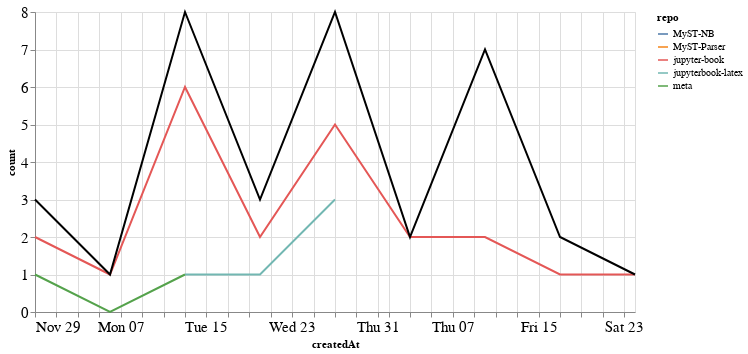

The cell this chart's notebook holds for it:
### Markdown cell above
### Comments

### Code cell
comments_time = comments.groupby('repo').resample('W', on='createdAt').count()['author'].reset_index()
comments_time = comments_time.rename(columns={'author': 'count'})
comments_time_total = comments_time.groupby('createdAt').agg({"count": "sum"}).reset_index()
ch1 = alt.Chart(comments_time, width=600).mark_line().encode(
    x='createdAt',
    y='count',
    color='repo',
    tooltip="repo"
)

ch2 = alt.Chart(comments_time_total, width=600).mark_line(color="black").encode(
    x='createdAt',
    y='count',
)

ch1 + ch2

### Figure 1 — Vega-Lite specification as saved in the notebook (floating-point values rounded to 4 significant figures)
{"config": {"axisLeft": {"labelFontSize": 15}, "axisBottom": {"labelFontSize": 15}}, "layer": [{"data": {"name": "data-4bf4f4ecea87356ed7ca6ddb1a961bb8"}, "mark": "line", "encoding": {"color": {"type": "nominal", "field": "repo"}, "tooltip": {"type": "nominal", "field": "repo"}, "x": {"type": "temporal", "field": "createdAt"}, "y": {"type": "quantitative", "field": "count"}}, "width": 600}, {"data": {"name": "data-a0dabc71799071b0c07d004d20f440ec"}, "mark": {"type": "line", "color": "black"}, "encoding": {"x": {"type": "temporal", "field": "createdAt"}, "y": {"type": "quantitative", "field": "count"}}, "width": 600}], "$schema": "https://vega.github.io/schema/vega-lite/v4.8.1.json", "datasets": {"data-4bf4f4ecea87356ed7ca6ddb1a961bb8": [{"repo": "MyST-NB", "createdAt": "2021-01-10T00:00:00", "count": 5}, {"repo": "MyST-Parser", "createdAt": "2021-01-17T00:00:00", "count": 1}, {"repo": "jupyter-book", "createdAt": "2020-11-29T00:00:00", "count": 2}, {"repo": "jupyter-book", "createdAt": "2020-12-06T00:00:00", "count": 1}, {"repo": "jupyter-book", "createdAt": "2020-12-13T00:00:00", "count": 6}, {"repo": "jupyter-book", "createdAt": "2020-12-20T00:00:00", "count": 2}, {"repo": "jupyter-book", "createdAt": "2020-12-27T00:00:00", "count": 5}, {"repo": "jupyter-book", "createdAt": "2021-01-03T00:00:00", "count": 2}, {"repo": "jupyter-book", "createdAt": "2021-01-10T00:00:00", "count": 2}, {"repo": "jupyter-book", "createdAt": "2021-01-17T00:00:00", "count": 1}, {"repo": "jupyter-book", "createdAt": "2021-01-24T00:00:00", "count": 1}, {"repo": "jupyterbook-latex", "createdAt": "2020-12-13T00:00:00", "count": 1}, {"repo": "jupyterbook-latex", "createdAt": "2020-12-20T00:00:00", "count": 1}, {"repo": "jupyterbook-latex", "createdAt": "2020-12-27T00:00:00", "count": 3}, {"repo": "meta", "createdAt": "2020-11-29T00:00:00", "count": 1}, {"repo": "meta", "createdAt": "2020-12-06T00:00:00", "count": 0}, {"repo": "meta", "createdAt": "2020-12-13T00:00:00", "count": 1}], "data-a0dabc71799071b0c07d004d20f440ec": [{"createdAt": "2020-11-29T00:00:00", "count": 3}, {"createdAt": "2020-12-06T00:00:00", "count": 1}, {"createdAt": "2020-12-13T00:00:00", "count": 8}, {"createdAt": "2020-12-20T00:00:00", "count": 3}, {"createdAt": "2020-12-27T00:00:00", "count": 8}, {"createdAt": "2021-01-03T00:00:00", "count": 2}, {"createdAt": "2021-01-10T00:00:00", "count": 7}, {"createdAt": "2021-01-17T00:00:00", "count": 2}, {"createdAt": "2021-01-24T00:00:00", "count": 1}]}}
